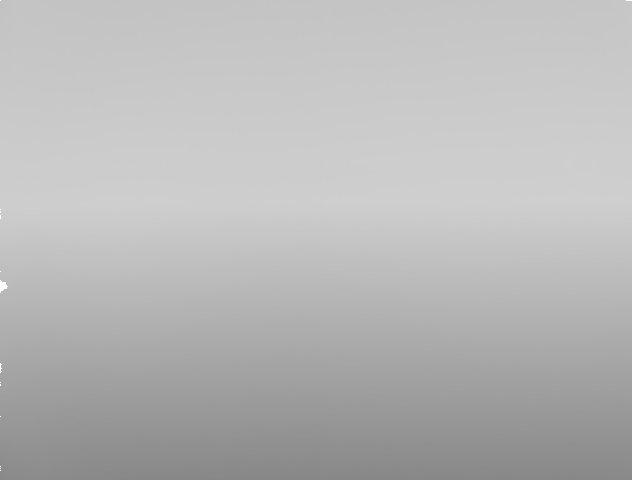
#> input picture Test/segmentation_test/test/depth.png, 640 x 480 px, found by its file name; its folder holds only this picture in this run
$ python test_our.py
#> lines starting #> are read from the running program, lines starting #| are printed output that depends on the picture
#> in main, depth0 is the input picture: shape (480, 640); min 135, max 255, mean 184.6
#import laspy
import os
import cv2
import numpy as np
import math
import matplotlib.pyplot as plt
from mpl_toolkits.mplot3d import Axes3D
from scipy.spatial import ConvexHull
import itertools
import pclpy
from pclpy import pcl


SYMMETRY_MEASURE_CLOUD_NORMALS_TRADEOFF= 0.2    # scaling factor for difference in normals wrt. difference in position for points,
                                                # when computing difference between two point clouds.
                                                # 0 => Only look at difference between point and its closest point
                                                # Higher value => matching normals are more important than point distances
LOCAL_CONVX_MEASURE_NNRADIUS = 0.0035           # (before 0.0075) used in Local Convexity measure for local neighborhood
SMOOTHNESS_MEASURE_NNRADIUS = 0.005             # used in Smoothness measure for local neighborhood finding
SMOOTHNESS_MEASURE_NUMBINS = 8                  # Number of bins in histogram. We found 8 to work best quite consistently.
NNRADIUS = 0.004

develop_mode=False

# just return mean of distances from points in cloud1 to their nearest neighbors in cloud2
# [151 lines left out: functions cloudAlignmentScoreDense, cloudAlignmentScoreDenseWithNormalsNormalized, score_compactness, score_symmetry, score_global_convexity, score_local_convexity_and_smoothness and 2 more, not called in this run]


def depth_to_meter(depth):
    depth=depth.astype(float)
    try:
        return 1/((depth * 4 * -0.0030711016) + 3.3309495161)
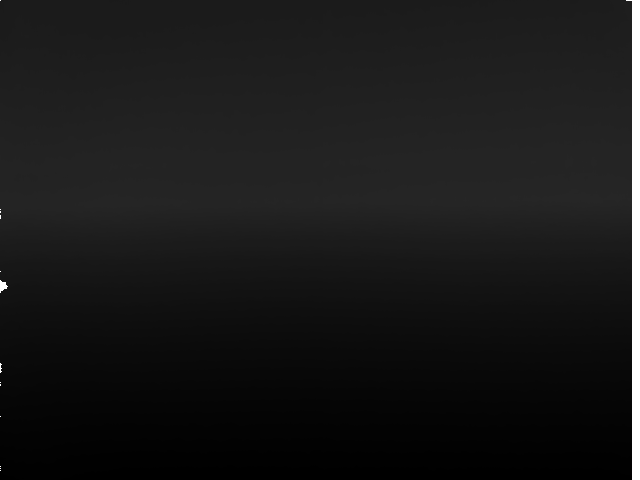
#> returned value: shape (480, 640) float64; min 0.598, max 5.04, mean 1.03; drawn with min black and max white
    except:
        return 0.0

def pad_image(depth,result_shape=(480,640)):
#> called with result_shape = (480, 640)
    top=int((result_shape[0]-depth.shape[0])/2)
#> top = 0
    bottom=result_shape[0]-top-depth.shape[0]
#> bottom = 0
    left=int((result_shape[1]-depth.shape[1])/2)
#> left = 0
    right=result_shape[1]-left-depth.shape[1]
#> right = 0
    return np.pad(depth, ((top, bottom), (left, right)), 'constant')


def depth_to_cloud(depth_original):
    depth=depth_to_meter(depth_original)
    depth=pad_image(depth)
    depth_original=pad_image(depth_original)
    cameraMatrix = np.array(
        [[525., 0., 320.0],
         [0., 525., 240.0],
         [0., 0., 1.]])
    inv_fx = 1.0 / cameraMatrix[0, 0]
    inv_fy = 1.0 / cameraMatrix[1, 1]
    ox = cameraMatrix[0, 2]
    oy = cameraMatrix[1, 2]

    xyz_offset=[0,0,depth.min()]
#> xyz_offset = [0, 0, 0.598]
    array = []
    xy=np.argwhere((depth_original<255) & (depth_original>0))
#> xy = 303266 pairs, first value 0 to 479, second value 0 to 631
    xy=xy.astype(float)
    z=depth[np.where((depth_original<255) & (depth_original>0))]
    z=z.astype(float)
    a=((xy[:,0]-ox)*z*inv_fx)
    b=((xy[:,1]-oy)*z*inv_fy)
    xy[:,0]=b
    xy[:,1]=a
    xyz=np.insert(xy, 2, values=z, axis=1)
    return pcl.PointCloud.PointXYZ.from_array(xyz)

def main():
    path = os.path.dirname(__file__)
    #depth0 = cv2.imread(path+'/test_data/depth.png', 0)
    files = os.listdir('/home/davide/LamIra/Test/segmentation_test/test/')
    for f in files:
        if f.endswith('.png'):
            depth0 = cv2.imread('/home/davide/LamIra/Test/segmentation_test/test/'+f, 0)
            print(f)
            #depth0 = cv2.resize(depth0, (round(width / 2), round(height / 2)), interpolation=cv2.INTER_AREA)
            point_cloud = depth_to_cloud(depth0)

            # compute mls
            mls = point_cloud.moving_least_squares(search_radius=0.05, compute_normals=True, num_threads=8)

            # get points and normals
            normals = mls.normals
            cloud = point_cloud.xyz

            # removing Nan
            cloud=cloud[~np.isnan(cloud).any(axis=1)]
            normals=normals[~np.isnan(normals).any(axis=1)]

            compactness=score_compactness(cloud)
            symmetry=score_symmetry(cloud, normals)
            global_convexity=score_global_convexity(cloud)
            local_convexity,smoothness=score_local_convexity_and_smoothness(cloud, normals)
            print("Compactness: {}\nSymmetry: {}\nGlobal Convexity: {}\nLocal Convexity: {}\nSmoothness: {}".format(compactness, symmetry, global_convexity, local_convexity, smoothness))
    '''
    import matplotlib.pyplot as plt
    from mpl_toolkits.mplot3d import Axes3D


    params = mls.x,mls.y,mls.z,mls.normal_x,mls.normal_y,mls.normal_z
    r=[p[~np.isnan(p)] for p in params]
    r_c=[]
    for channel in r:
        r_c.append(np.array([elem for i,elem in enumerate(channel) if i%100==0]))
    X, Y, Z, U, V, W=r_c

    fig = plt.figure()
    ax = fig.add_subplot(111, projection='3d')
    ax.quiver(X, Y, Z, U, V, W,length=0.1)
    ax.set_xlim([np.min(X), np.max(X)])
    ax.set_ylim([np.min(Y), np.max(Y)])
    ax.set_zlim([np.min(Z), np.max(Z)])
    plt.show()
    '''

if __name__=="__main__":
    main()
#> (the call stopped at in depth_to_cloud, `return pcl.PointCloud.PointXYZ.from_array(xyz)`: pclpy is not available in this run)

$ run again, on Test/segmentation_test/test/depth_0_starting.png
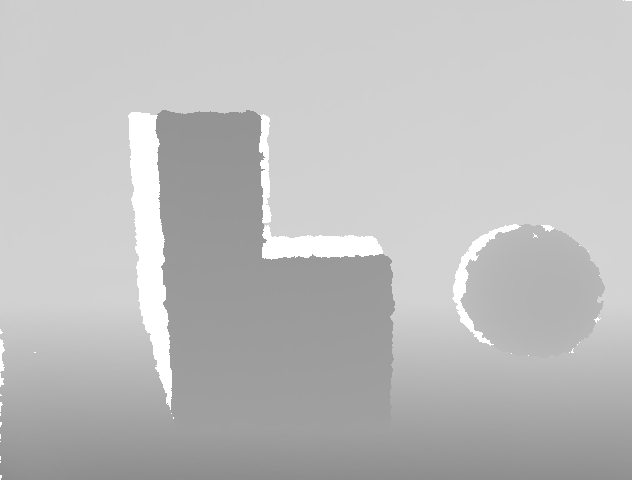
#> input picture Test/segmentation_test/test/depth_0_starting.png, 640 x 480 px, found by its file name
#> in main, depth0 is the input picture: shape (480, 640); min 140, max 255, mean 190.4
#> in depth_to_meter, `return 1/((depth * 4 * -0.0030711016) + 3.3309495161)`:
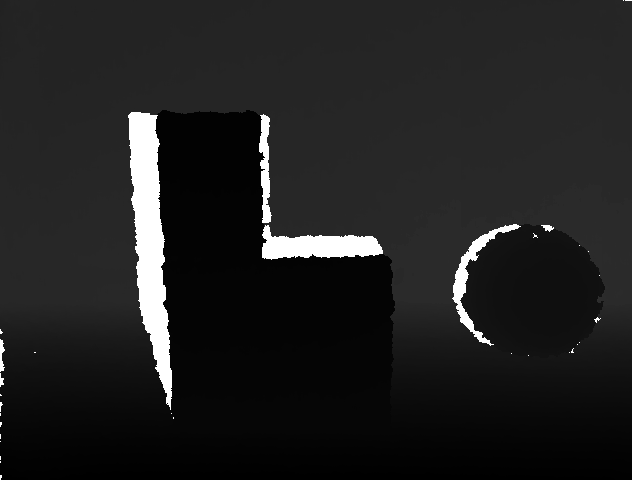
#> returned value: shape (480, 640) float64; min 0.621, max 5.04, mean 1.25; drawn with min black and max white
#> xyz_offset = [0, 0, 0.621]
#> xy = 291674 pairs, first value 0 to 479, second value 0 to 631
